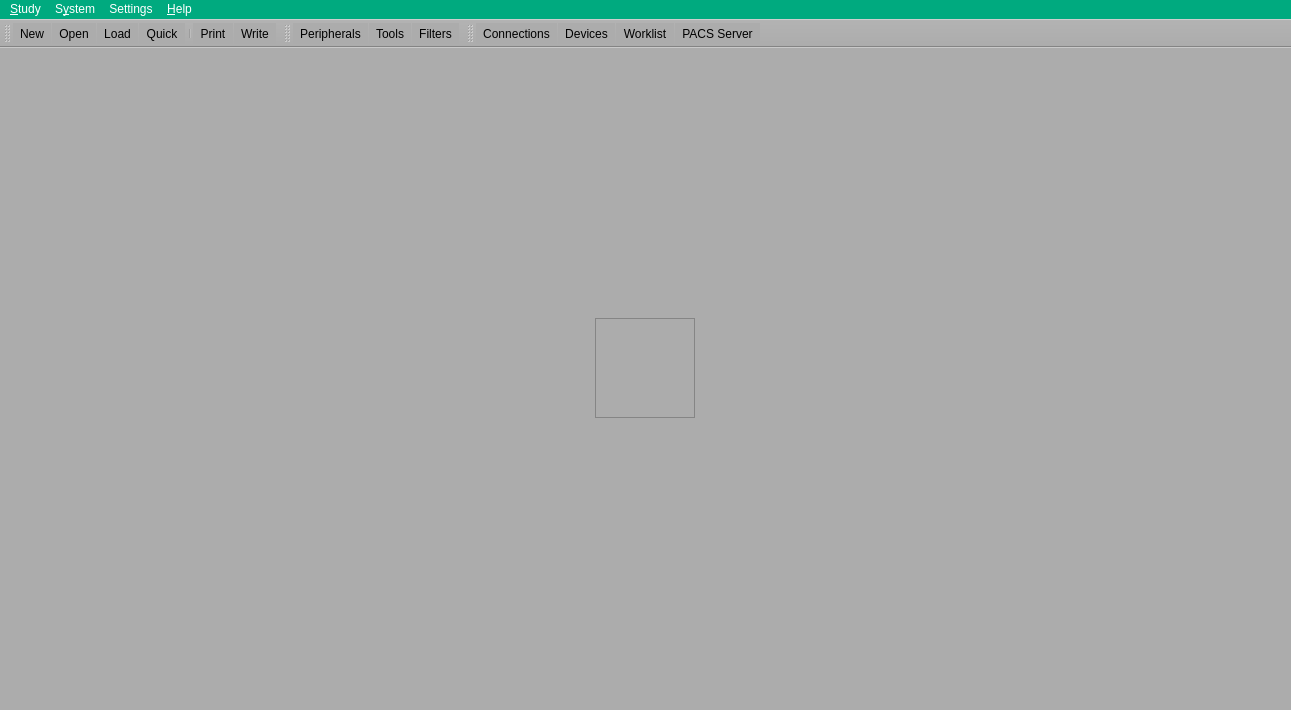
<?xml version="1.0" encoding="UTF-8"?>
<ui version="4.0">
 <class>MainWindow</class>
 <widget class="QMainWindow" name="MainWindow">
  <property name="geometry">
   <rect>
    <x>0</x>
    <y>0</y>
    <width>1291</width>
    <height>710</height>
   </rect>
  </property>
  <property name="windowTitle">
   <string>iBEX</string>
  </property>
  <property name="windowIcon">
   <iconset resource="resources.qrc">
    <normaloff>:/assets/images/_ibex_logo.png</normaloff>:/assets/images/_ibex_logo.png</iconset>
  </property>
  <property name="autoFillBackground">
   <bool>false</bool>
  </property>
  <property name="styleSheet">
   <string notr="true">background-color: rgb(172, 172, 172);
font: 10pt &quot;MS Shell Dlg 2&quot;;

</string>
  </property>
  <widget class="QWidget" name="centralWidget">
   <layout class="QHBoxLayout" name="horizontalLayout_2">
    <item>
     <layout class="QHBoxLayout" name="horizontalLayout">
      <item>
       <spacer name="horizontalSpacer">
        <property name="orientation">
         <enum>Qt::Horizontal</enum>
        </property>
        <property name="sizeType">
         <enum>QSizePolicy::Maximum</enum>
        </property>
        <property name="sizeHint" stdset="0">
         <size>
          <width>40</width>
          <height>20</height>
         </size>
        </property>
       </spacer>
      </item>
      <item>
       <widget class="QFrame" name="frame">
        <property name="minimumSize">
         <size>
          <width>100</width>
          <height>100</height>
         </size>
        </property>
        <property name="maximumSize">
         <size>
          <width>100</width>
          <height>100</height>
         </size>
        </property>
        <property name="styleSheet">
         <string notr="true">border-image: url(:/assets/images/_ibex_logo.png);</string>
        </property>
        <property name="frameShape">
         <enum>QFrame::StyledPanel</enum>
        </property>
        <property name="frameShadow">
         <enum>QFrame::Raised</enum>
        </property>
       </widget>
      </item>
      <item>
       <spacer name="horizontalSpacer_2">
        <property name="orientation">
         <enum>Qt::Horizontal</enum>
        </property>
        <property name="sizeType">
         <enum>QSizePolicy::Maximum</enum>
        </property>
        <property name="sizeHint" stdset="0">
         <size>
          <width>40</width>
          <height>20</height>
         </size>
        </property>
       </spacer>
      </item>
     </layout>
    </item>
   </layout>
  </widget>
  <widget class="QMenuBar" name="mainMenuBar">
   <property name="geometry">
    <rect>
     <x>0</x>
     <y>0</y>
     <width>1291</width>
     <height>26</height>
    </rect>
   </property>
   <property name="styleSheet">
    <string notr="true">background-color: rgb(0, 170, 127);
border-color: rgb(0, 0, 0);
color: rgb(255, 255, 255);
selection-background-color: rgb(85, 170, 255);
</string>
   </property>
   <widget class="QMenu" name="menuStudy">
    <property name="title">
     <string>&amp;Study</string>
    </property>
    <addaction name="action_New_Study"/>
    <addaction name="action_Open_Study"/>
    <addaction name="action_Load_Study"/>
    <addaction name="action_Quick_Start"/>
    <addaction name="separator"/>
    <addaction name="action_Print_Study"/>
    <addaction name="action_Write_To_CD"/>
    <addaction name="separator"/>
    <addaction name="action_Exit"/>
   </widget>
   <widget class="QMenu" name="menuS_ystem">
    <property name="title">
     <string>S&amp;ystem</string>
    </property>
    <addaction name="action_Get_Peripherals_Status"/>
    <addaction name="action_Get_Tools_Status"/>
    <addaction name="action_Get_Filters_Status"/>
   </widget>
   <widget class="QMenu" name="menuSettings">
    <property name="title">
     <string>Settings</string>
    </property>
    <addaction name="action_Get_Connections"/>
    <addaction name="action_Update_Devices_Settings"/>
    <addaction name="action_Update_Worklist_Settings"/>
    <addaction name="action_Update_PACS_Server_Settings"/>
   </widget>
   <widget class="QMenu" name="menuHelp">
    <property name="title">
     <string>&amp;Help</string>
    </property>
    <addaction name="action_About"/>
   </widget>
   <addaction name="menuStudy"/>
   <addaction name="menuS_ystem"/>
   <addaction name="menuSettings"/>
   <addaction name="menuHelp"/>
  </widget>
  <widget class="QToolBar" name="studyToolBar">
   <property name="toolButtonStyle">
    <enum>Qt::ToolButtonTextUnderIcon</enum>
   </property>
   <attribute name="toolBarArea">
    <enum>TopToolBarArea</enum>
   </attribute>
   <attribute name="toolBarBreak">
    <bool>false</bool>
   </attribute>
   <addaction name="action_New_Study"/>
   <addaction name="action_Open_Study"/>
   <addaction name="action_Load_Study"/>
   <addaction name="action_Quick_Start"/>
   <addaction name="separator"/>
   <addaction name="action_Print_Study"/>
   <addaction name="action_Write_To_CD"/>
  </widget>
  <widget class="QStatusBar" name="statusBar"/>
  <widget class="QToolBar" name="systemToolBar">
   <property name="windowTitle">
    <string>toolBar</string>
   </property>
   <property name="toolButtonStyle">
    <enum>Qt::ToolButtonTextUnderIcon</enum>
   </property>
   <attribute name="toolBarArea">
    <enum>TopToolBarArea</enum>
   </attribute>
   <attribute name="toolBarBreak">
    <bool>false</bool>
   </attribute>
   <addaction name="action_Get_Peripherals_Status"/>
   <addaction name="action_Get_Tools_Status"/>
   <addaction name="action_Get_Filters_Status"/>
  </widget>
  <widget class="QToolBar" name="settingsToolBar">
   <property name="windowTitle">
    <string>toolBar_2</string>
   </property>
   <property name="toolButtonStyle">
    <enum>Qt::ToolButtonTextUnderIcon</enum>
   </property>
   <attribute name="toolBarArea">
    <enum>TopToolBarArea</enum>
   </attribute>
   <attribute name="toolBarBreak">
    <bool>false</bool>
   </attribute>
   <addaction name="action_Get_Connections"/>
   <addaction name="action_Update_Devices_Settings"/>
   <addaction name="action_Update_Worklist_Settings"/>
   <addaction name="action_Update_PACS_Server_Settings"/>
  </widget>
  <action name="action_New_Study">
   <property name="icon">
    <iconset resource="resources.qrc">
     <normaloff>:/assets/images/_48_start_document.png</normaloff>:/assets/images/_48_start_document.png</iconset>
   </property>
   <property name="text">
    <string>&amp;New</string>
   </property>
  </action>
  <action name="action_Open_Study">
   <property name="icon">
    <iconset resource="resources.qrc">
     <normaloff>:/assets/images/_48_open_document.png</normaloff>:/assets/images/_48_open_document.png</iconset>
   </property>
   <property name="text">
    <string>&amp;Open</string>
   </property>
  </action>
  <action name="action_Load_Study">
   <property name="icon">
    <iconset resource="resources.qrc">
     <normaloff>:/assets/images/_48_load.png</normaloff>:/assets/images/_48_load.png</iconset>
   </property>
   <property name="text">
    <string>&amp;Load</string>
   </property>
  </action>
  <action name="action_Quick_Start">
   <property name="icon">
    <iconset resource="resources.qrc">
     <normaloff>:/assets/images/_48_quick.png</normaloff>:/assets/images/_48_quick.png</iconset>
   </property>
   <property name="text">
    <string>&amp;Quick</string>
   </property>
  </action>
  <action name="action_Print_Study">
   <property name="icon">
    <iconset resource="resources.qrc">
     <normaloff>:/assets/images/_48_printing.png</normaloff>:/assets/images/_48_printing.png</iconset>
   </property>
   <property name="text">
    <string>Print</string>
   </property>
  </action>
  <action name="action_Write_To_CD">
   <property name="icon">
    <iconset resource="resources.qrc">
     <normaloff>:/assets/images/_48_writecd.png</normaloff>:/assets/images/_48_writecd.png</iconset>
   </property>
   <property name="text">
    <string>Write</string>
   </property>
  </action>
  <action name="action_Exit">
   <property name="icon">
    <iconset resource="resources.qrc">
     <normaloff>:/assets/images/_48_exit.png</normaloff>:/assets/images/_48_exit.png</iconset>
   </property>
   <property name="text">
    <string>Exit</string>
   </property>
  </action>
  <action name="action_Get_Peripherals_Status">
   <property name="icon">
    <iconset resource="resources.qrc">
     <normaloff>:/assets/images/_48_pheripherals.png</normaloff>:/assets/images/_48_pheripherals.png</iconset>
   </property>
   <property name="text">
    <string>Peripherals</string>
   </property>
  </action>
  <action name="action_Get_Tools_Status">
   <property name="icon">
    <iconset resource="resources.qrc">
     <normaloff>:/assets/images/_48_tools.png</normaloff>:/assets/images/_48_tools.png</iconset>
   </property>
   <property name="text">
    <string>Tools</string>
   </property>
  </action>
  <action name="action_Get_Filters_Status">
   <property name="icon">
    <iconset resource="resources.qrc">
     <normaloff>:/assets/images/_48_filters.png</normaloff>:/assets/images/_48_filters.png</iconset>
   </property>
   <property name="text">
    <string>Filters</string>
   </property>
  </action>
  <action name="action_Get_Connections">
   <property name="icon">
    <iconset resource="resources.qrc">
     <normaloff>:/assets/images/_48_connections.png</normaloff>:/assets/images/_48_connections.png</iconset>
   </property>
   <property name="text">
    <string>Connections</string>
   </property>
  </action>
  <action name="action_Update_Devices_Settings">
   <property name="icon">
    <iconset resource="resources.qrc">
     <normaloff>:/assets/images/_48_devices.png</normaloff>:/assets/images/_48_devices.png</iconset>
   </property>
   <property name="text">
    <string>Devices</string>
   </property>
  </action>
  <action name="action_Update_Worklist_Settings">
   <property name="icon">
    <iconset resource="resources.qrc">
     <normaloff>:/assets/images/_48_worklist.png</normaloff>:/assets/images/_48_worklist.png</iconset>
   </property>
   <property name="text">
    <string>Worklist</string>
   </property>
  </action>
  <action name="action_Update_PACS_Server_Settings">
   <property name="icon">
    <iconset resource="resources.qrc">
     <normaloff>:/assets/images/_48_pacs_server.png</normaloff>:/assets/images/_48_pacs_server.png</iconset>
   </property>
   <property name="text">
    <string>PACS Server</string>
   </property>
  </action>
  <action name="action_About">
   <property name="icon">
    <iconset resource="resources.qrc">
     <normaloff>:/assets/images/_48_info.png</normaloff>:/assets/images/_48_info.png</iconset>
   </property>
   <property name="text">
    <string>&amp;About</string>
   </property>
  </action>
 </widget>
 <layoutdefault spacing="6" margin="11"/>
 <resources>
  <include location="resources.qrc"/>
 </resources>
 <connections/>
</ui>
